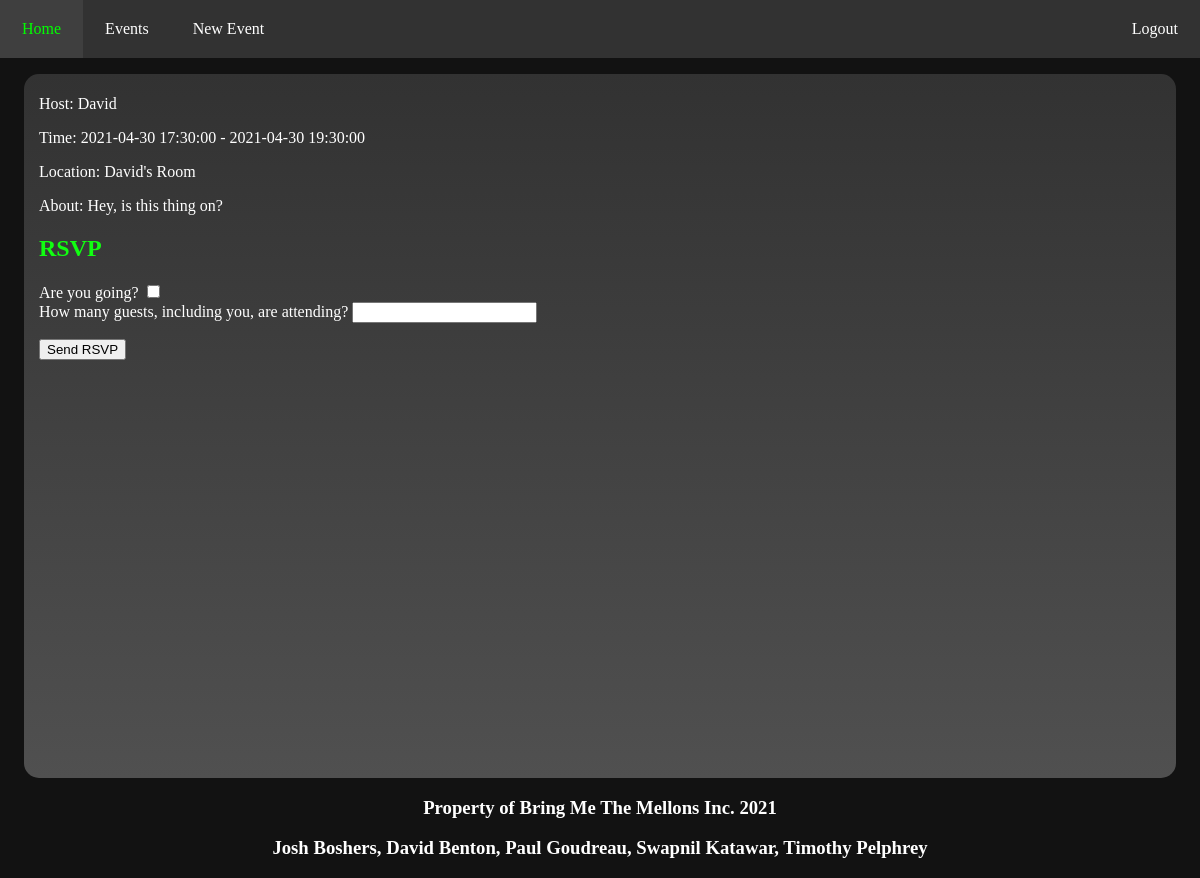
/events/1 (signed in), run on the app's committed database.
### database/models.py (models this page shows, shortened)
class User(db.Model):
    id = db.Column('id', db.Integer, primary_key=True)
    first_name = db.Column('first_name', db.String(50), nullable=False)
    last_name = db.Column('last_name', db.String(50), nullable=False)
    password = db.Column('password', db.String(50), nullable=False)
    email = db.Column('email', db.String(50), unique=True, nullable=False)
    events = db.relationship('Event', backref='user', lazy=True)
    rsvps = db.relationship('RSVP', backref='user', lazy=True)

class Event(db.Model):
    id = db.Column('id', db.Integer, primary_key=True)
    host_id = db.Column(db.Integer, db.ForeignKey('user.id'), nullable=False)
    name = db.Column('name', db.String(100), nullable=False)
    is_private = db.Column('is_private', db.Boolean, default=False, nullable=False)
    location = db.Column('location', db.String(200), nullable=False)
    start_time = db.Column('start_time', db.DateTime, nullable=False)
    end_time = db.Column('end_time', db.DateTime)
    image = db.Column('image', db.String(50))
    description = db.Column('description', db.VARCHAR, nullable=False)
    rsvps = db.relationship('RSVP', backref='event', cascade='all, delete-orphan', lazy=True)

### app.py (the view)
@app.route('/events/<int:event_id>')
def event(event_id: int):
    if session.get('user'):
        form = RSVPForm()
        event = db.session.query(Event).filter_by(id=event_id).one()
        host_name = db.session.query(User).filter_by(id=event.host_id).one().first_name
        is_host = event.host_id == session.get('user_id')
        return render_template('event.html', event=event, host_name=host_name,
         is_host=is_host, form=form)
    return redirect(url_for('login'))

### forms.py
class RSVPForm(FlaskForm):
    class Meta:
        csrf = False
    is_going = BooleanField('Are you going?')
    guests = IntegerField('How many guests, including you, are attending?')
    submit = SubmitField('Send RSVP')

### templates/event.html (shortened to what this page needs)
<!DOCTYPE html>
<html lang="en">
    <head>
        <link rel="stylesheet" href="..\static\css\main.css">
    </head>
    <body>
        <nav>
        <ul id="navbar">
          <li><a class="nav-link" href="/index"> Home </a></li>
          <li><a class="nav-link"  href="/events"> Events </a></li>
          <li><a class="nav-link"  href="/events/new"> New Event </a></li>
            {% if session['user'] %}
            <div class="nav-right">
            <li><a class="nav-link" id="login"  href="/logout"> Logout </a></li>
            </div>
            {% else %}
            <div class="nav-right">
            <li><a class="nav-link" id="login"  href="/login"> Login </a></li>
            </div>
            {% endif %}
        </ul>
      </nav>
      <div class="row">
      <div class="spacer"></div>
      <div class="event_frame_l"
        <img src={{ event.image }} class="event_thumb"> </img>
        <p> Host: {{ host_name }} </p>
        <p> Time: {{ event.start_time }} - {{ event.end_time }} </p>
        <p> Location: {{ event.location }} </p>
        <p> About: {{ event.description }}</p>
        {% if not is_host %}
        <form action="{{ url_for('rsvp', event_id=event.id) }}" method="post">
            <div class="formwrapper">
                <h2 class="title">RSVP</h2>
                <div class="form-field">
                    <p>{{ form.is_going.label }} {{ form.is_going }} <br/>
                    {{ form.guests.label }} {{ form.guests }}</p>
                </div>
                {{ form.submit }}
            </div>
        </form>
        {% endif %}
      </div>
      <div class="spacer"></div>
    </div>
    <div class="footer">
        <h3>Property of Bring Me The Mellons Inc. 2021</h3>
        <h3>Josh Boshers, David Benton, Paul Goudreau, Swapnil Katawar, Timothy Pelphrey</h3>
    </div>
    </body>
</html>

### static/css/main.css (style rules this page uses)
body { background-color: #111111; margin: 0px; background-color: #121212 }
#navbar { list-style-type: none; background-color: #323232; margin:0; padding:0; overflow: hidden; }
.nav-right { float:right; }
li { float:left; }
.nav-link { text-decoration: none; display: block; color: white; text-align: center; padding: 20px 22px; background-color: #323232; vertical-align: center; float: right; }
.footer { background-color: #323232 position: fixed; bottom: 0; left:0; width: 100%; text-align: center; }
.event_frame_l { background-image: linear-gradient( to bottom, #323232, #505050); flex:50%; border-radius: 15px; padding-left: 15px; height: 88vh; padding-right: 15px; overflow-y: auto; }
.spacer { width: 2%; }
p { color: white; }
h2 { color:#11FF11; }
h3 { color:white; }
.row { display: flex; float:left width:50%; height: 90%; }
.form-field { color:white; }

### data on the page
User: first_name "David"
Event: start_time "2021-04-30 17:30:00", end_time "2021-04-30 19:30:00", location "David's Room", description "Hey, is this thing on?"
